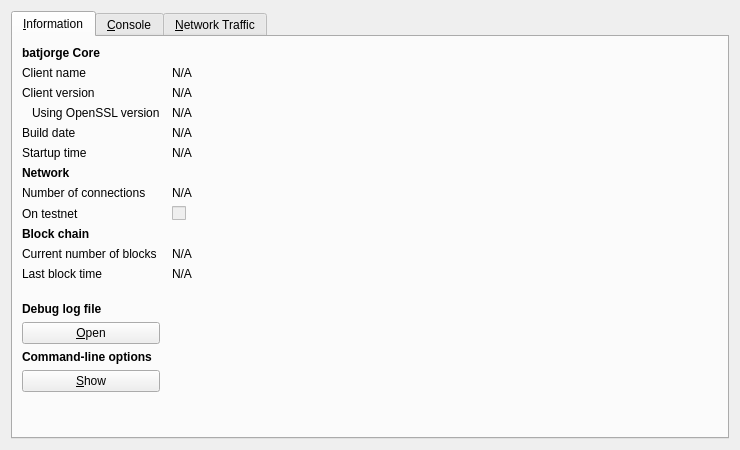
<?xml version="1.0" encoding="UTF-8"?>
<ui version="4.0">
 <class>RPCConsole</class>
 <widget class="QDialog" name="RPCConsole">
  <property name="geometry">
   <rect>
    <x>0</x>
    <y>0</y>
    <width>740</width>
    <height>450</height>
   </rect>
  </property>
  <property name="windowTitle">
   <string>batjorge - Debug window</string>
  </property>
  <layout class="QVBoxLayout" name="verticalLayout_2">
   <item>
    <widget class="QTabWidget" name="tabWidget">
     <property name="currentIndex">
      <number>0</number>
     </property>
     <widget class="QWidget" name="tab_info">
      <attribute name="title">
       <string>&amp;Information</string>
      </attribute>
      <layout class="QGridLayout" name="gridLayout" columnstretch="0,1">
       <property name="horizontalSpacing">
        <number>12</number>
       </property>
       <item row="0" column="0">
        <widget class="QLabel" name="label_9">
         <property name="font">
          <font>
           <weight>75</weight>
           <bold>true</bold>
          </font>
         </property>
         <property name="text">
          <string>batjorge Core</string>
         </property>
        </widget>
       </item>
       <item row="1" column="0">
        <widget class="QLabel" name="label_5">
         <property name="text">
          <string>Client name</string>
         </property>
        </widget>
       </item>
       <item row="1" column="1">
        <widget class="QLabel" name="clientName">
         <property name="cursor">
          <cursorShape>IBeamCursor</cursorShape>
         </property>
         <property name="text">
          <string>N/A</string>
         </property>
         <property name="textFormat">
          <enum>Qt::PlainText</enum>
         </property>
         <property name="textInteractionFlags">
          <set>Qt::LinksAccessibleByMouse|Qt::TextSelectableByKeyboard|Qt::TextSelectableByMouse</set>
         </property>
        </widget>
       </item>
       <item row="2" column="0">
        <widget class="QLabel" name="label_6">
         <property name="text">
          <string>Client version</string>
         </property>
        </widget>
       </item>
       <item row="2" column="1">
        <widget class="QLabel" name="clientVersion">
         <property name="cursor">
          <cursorShape>IBeamCursor</cursorShape>
         </property>
         <property name="text">
          <string>N/A</string>
         </property>
         <property name="textFormat">
          <enum>Qt::PlainText</enum>
         </property>
         <property name="textInteractionFlags">
          <set>Qt::LinksAccessibleByMouse|Qt::TextSelectableByKeyboard|Qt::TextSelectableByMouse</set>
         </property>
        </widget>
       </item>
       <item row="3" column="0">
        <widget class="QLabel" name="label_14">
         <property name="text">
          <string>Using OpenSSL version</string>
         </property>
         <property name="indent">
          <number>10</number>
         </property>
        </widget>
       </item>
       <item row="3" column="1">
        <widget class="QLabel" name="openSSLVersion">
         <property name="cursor">
          <cursorShape>IBeamCursor</cursorShape>
         </property>
         <property name="text">
          <string>N/A</string>
         </property>
         <property name="textFormat">
          <enum>Qt::PlainText</enum>
         </property>
         <property name="textInteractionFlags">
          <set>Qt::LinksAccessibleByMouse|Qt::TextSelectableByKeyboard|Qt::TextSelectableByMouse</set>
         </property>
        </widget>
       </item>
       <item row="4" column="0">
        <widget class="QLabel" name="label_12">
         <property name="text">
          <string>Build date</string>
         </property>
        </widget>
       </item>
       <item row="4" column="1">
        <widget class="QLabel" name="buildDate">
         <property name="cursor">
          <cursorShape>IBeamCursor</cursorShape>
         </property>
         <property name="text">
          <string>N/A</string>
         </property>
         <property name="textFormat">
          <enum>Qt::PlainText</enum>
         </property>
         <property name="textInteractionFlags">
          <set>Qt::LinksAccessibleByMouse|Qt::TextSelectableByKeyboard|Qt::TextSelectableByMouse</set>
         </property>
        </widget>
       </item>
       <item row="5" column="0">
        <widget class="QLabel" name="label_13">
         <property name="text">
          <string>Startup time</string>
         </property>
        </widget>
       </item>
       <item row="5" column="1">
        <widget class="QLabel" name="startupTime">
         <property name="cursor">
          <cursorShape>IBeamCursor</cursorShape>
         </property>
         <property name="text">
          <string>N/A</string>
         </property>
         <property name="textFormat">
          <enum>Qt::PlainText</enum>
         </property>
         <property name="textInteractionFlags">
          <set>Qt::LinksAccessibleByMouse|Qt::TextSelectableByKeyboard|Qt::TextSelectableByMouse</set>
         </property>
        </widget>
       </item>
       <item row="6" column="0">
        <widget class="QLabel" name="label_11">
         <property name="font">
          <font>
           <weight>75</weight>
           <bold>true</bold>
          </font>
         </property>
         <property name="text">
          <string>Network</string>
         </property>
        </widget>
       </item>
       <item row="7" column="0">
        <widget class="QLabel" name="label_7">
         <property name="text">
          <string>Number of connections</string>
         </property>
        </widget>
       </item>
       <item row="7" column="1">
        <widget class="QLabel" name="numberOfConnections">
         <property name="cursor">
          <cursorShape>IBeamCursor</cursorShape>
         </property>
         <property name="text">
          <string>N/A</string>
         </property>
         <property name="textFormat">
          <enum>Qt::PlainText</enum>
         </property>
         <property name="textInteractionFlags">
          <set>Qt::LinksAccessibleByMouse|Qt::TextSelectableByKeyboard|Qt::TextSelectableByMouse</set>
         </property>
        </widget>
       </item>
       <item row="8" column="0">
        <widget class="QLabel" name="label_8">
         <property name="text">
          <string>On testnet</string>
         </property>
        </widget>
       </item>
       <item row="8" column="1">
        <widget class="QCheckBox" name="isTestNet">
         <property name="enabled">
          <bool>false</bool>
         </property>
         <property name="text">
          <string/>
         </property>
        </widget>
       </item>
       <item row="9" column="0">
        <widget class="QLabel" name="label_10">
         <property name="font">
          <font>
           <weight>75</weight>
           <bold>true</bold>
          </font>
         </property>
         <property name="text">
          <string>Block chain</string>
         </property>
        </widget>
       </item>
       <item row="10" column="0">
        <widget class="QLabel" name="label_3">
         <property name="text">
          <string>Current number of blocks</string>
         </property>
        </widget>
       </item>
       <item row="10" column="1">
        <widget class="QLabel" name="numberOfBlocks">
         <property name="cursor">
          <cursorShape>IBeamCursor</cursorShape>
         </property>
         <property name="text">
          <string>N/A</string>
         </property>
         <property name="textFormat">
          <enum>Qt::PlainText</enum>
         </property>
         <property name="textInteractionFlags">
          <set>Qt::LinksAccessibleByMouse|Qt::TextSelectableByKeyboard|Qt::TextSelectableByMouse</set>
         </property>
        </widget>
       </item>
       <item row="11" column="0">
        <widget class="QLabel" name="label_2">
         <property name="text">
          <string>Last block time</string>
         </property>
        </widget>
       </item>
       <item row="11" column="1">
        <widget class="QLabel" name="lastBlockTime">
         <property name="cursor">
          <cursorShape>IBeamCursor</cursorShape>
         </property>
         <property name="text">
          <string>N/A</string>
         </property>
         <property name="textFormat">
          <enum>Qt::PlainText</enum>
         </property>
         <property name="textInteractionFlags">
          <set>Qt::LinksAccessibleByMouse|Qt::TextSelectableByKeyboard|Qt::TextSelectableByMouse</set>
         </property>
        </widget>
       </item>
       <item row="12" column="0">
        <spacer name="verticalSpacer_2">
         <property name="orientation">
          <enum>Qt::Vertical</enum>
         </property>
         <property name="sizeHint" stdset="0">
          <size>
           <width>20</width>
           <height>20</height>
          </size>
         </property>
        </spacer>
       </item>
       <item row="13" column="0">
        <widget class="QLabel" name="labelDebugLogfile">
         <property name="font">
          <font>
           <weight>75</weight>
           <bold>true</bold>
          </font>
         </property>
         <property name="text">
          <string>Debug log file</string>
         </property>
        </widget>
       </item>
       <item row="14" column="0">
        <widget class="QPushButton" name="openDebugLogfileButton">
         <property name="toolTip">
          <string>Open the batjorge debug log file from the current data directory. This can take a few seconds for large log files.</string>
         </property>
         <property name="text">
          <string>&amp;Open</string>
         </property>
         <property name="autoDefault">
          <bool>false</bool>
         </property>
        </widget>
       </item>
       <item row="15" column="0">
        <widget class="QLabel" name="labelCLOptions">
         <property name="font">
          <font>
           <weight>75</weight>
           <bold>true</bold>
          </font>
         </property>
         <property name="text">
          <string>Command-line options</string>
         </property>
        </widget>
       </item>
       <item row="16" column="0">
        <widget class="QPushButton" name="showCLOptionsButton">
         <property name="toolTip">
          <string>Show the batjorge-Qt help message to get a list with possible batjorge command-line options.</string>
         </property>
         <property name="text">
          <string>&amp;Show</string>
         </property>
         <property name="autoDefault">
          <bool>false</bool>
         </property>
        </widget>
       </item>
       <item row="17" column="0">
        <spacer name="verticalSpacer">
         <property name="orientation">
          <enum>Qt::Vertical</enum>
         </property>
         <property name="sizeHint" stdset="0">
          <size>
           <width>20</width>
           <height>40</height>
          </size>
         </property>
        </spacer>
       </item>
      </layout>
     </widget>
     <widget class="QWidget" name="tab_console">
      <attribute name="title">
       <string>&amp;Console</string>
      </attribute>
      <layout class="QVBoxLayout" name="verticalLayout_3">
       <property name="spacing">
        <number>3</number>
       </property>
       <item>
        <widget class="QTextEdit" name="messagesWidget">
         <property name="minimumSize">
          <size>
           <width>0</width>
           <height>100</height>
          </size>
         </property>
         <property name="readOnly">
          <bool>true</bool>
         </property>
         <property name="tabKeyNavigation" stdset="0">
          <bool>false</bool>
         </property>
         <property name="columnCount" stdset="0">
          <number>2</number>
         </property>
        </widget>
       </item>
       <item>
        <layout class="QHBoxLayout" name="horizontalLayout">
         <property name="spacing">
          <number>3</number>
         </property>
         <item>
          <widget class="QLabel" name="label">
           <property name="text">
            <string notr="true">&gt;</string>
           </property>
          </widget>
         </item>
         <item>
          <widget class="QLineEdit" name="lineEdit"/>
         </item>
         <item>
          <widget class="QPushButton" name="clearButton">
           <property name="maximumSize">
            <size>
             <width>24</width>
             <height>24</height>
            </size>
           </property>
           <property name="toolTip">
            <string>Clear console</string>
           </property>
           <property name="text">
            <string/>
           </property>
           <property name="icon">
            <iconset resource="../bitcoin.qrc">
             <normaloff>:/icons/remove</normaloff>:/icons/remove</iconset>
           </property>
           <property name="shortcut">
            <string notr="true">Ctrl+L</string>
           </property>
           <property name="autoDefault">
            <bool>false</bool>
           </property>
          </widget>
         </item>
        </layout>
       </item>
      </layout>
     </widget>
     <widget class="QWidget" name="tab">
      <attribute name="title">
       <string>&amp;Network Traffic</string>
      </attribute>
      <layout class="QHBoxLayout" name="horizontalLayout_3">
       <item>
        <layout class="QVBoxLayout" name="verticalLayout_4">
         <item>
          <widget class="TrafficGraphWidget" name="trafficGraph" native="true">
           <property name="sizePolicy">
            <sizepolicy hsizetype="Expanding" vsizetype="Expanding">
             <horstretch>0</horstretch>
             <verstretch>0</verstretch>
            </sizepolicy>
           </property>
          </widget>
         </item>
         <item>
          <layout class="QHBoxLayout" name="horizontalLayout_2">
           <item>
            <widget class="QSlider" name="sldGraphRange">
             <property name="minimum">
              <number>1</number>
             </property>
             <property name="maximum">
              <number>288</number>
             </property>
             <property name="pageStep">
              <number>12</number>
             </property>
             <property name="value">
              <number>6</number>
             </property>
             <property name="orientation">
              <enum>Qt::Horizontal</enum>
             </property>
            </widget>
           </item>
           <item>
            <widget class="QLabel" name="lblGraphRange">
             <property name="minimumSize">
              <size>
               <width>100</width>
               <height>0</height>
              </size>
             </property>
             <property name="alignment">
              <set>Qt::AlignCenter</set>
             </property>
            </widget>
           </item>
           <item>
            <widget class="QPushButton" name="btnClearTrafficGraph">
             <property name="text">
              <string>&amp;Clear</string>
             </property>
            </widget>
           </item>
          </layout>
         </item>
        </layout>
       </item>
       <item>
        <layout class="QVBoxLayout" name="verticalLayout">
         <item>
          <widget class="QGroupBox" name="groupBox">
           <property name="title">
            <string>Totals</string>
           </property>
           <layout class="QVBoxLayout" name="verticalLayout_5">
            <item>
             <layout class="QHBoxLayout" name="horizontalLayout_4">
              <item>
               <widget class="Line" name="line">
                <property name="sizePolicy">
                 <sizepolicy hsizetype="Fixed" vsizetype="Fixed">
                  <horstretch>0</horstretch>
                  <verstretch>0</verstretch>
                 </sizepolicy>
                </property>
                <property name="minimumSize">
                 <size>
                  <width>10</width>
                  <height>0</height>
                 </size>
                </property>
                <property name="palette">
                 <palette>
                  <active>
                   <colorrole role="Light">
                    <brush brushstyle="SolidPattern">
                     <color alpha="255">
                      <red>0</red>
                      <green>255</green>
                      <blue>0</blue>
                     </color>
                    </brush>
                   </colorrole>
                  </active>
                  <inactive>
                   <colorrole role="Light">
                    <brush brushstyle="SolidPattern">
                     <color alpha="255">
                      <red>0</red>
                      <green>255</green>
                      <blue>0</blue>
                     </color>
                    </brush>
                   </colorrole>
                  </inactive>
                  <disabled>
                   <colorrole role="Light">
                    <brush brushstyle="SolidPattern">
                     <color alpha="255">
                      <red>0</red>
                      <green>255</green>
                      <blue>0</blue>
                     </color>
                    </brush>
                   </colorrole>
                  </disabled>
                 </palette>
                </property>
                <property name="orientation">
                 <enum>Qt::Horizontal</enum>
                </property>
               </widget>
              </item>
              <item>
               <widget class="QLabel" name="label_16">
                <property name="text">
                 <string>In:</string>
                </property>
               </widget>
              </item>
              <item>
               <widget class="QLabel" name="lblBytesIn">
                <property name="minimumSize">
                 <size>
                  <width>50</width>
                  <height>0</height>
                 </size>
                </property>
                <property name="alignment">
                 <set>Qt::AlignRight|Qt::AlignTrailing|Qt::AlignVCenter</set>
                </property>
               </widget>
              </item>
             </layout>
            </item>
            <item>
             <layout class="QHBoxLayout" name="horizontalLayout_5">
              <item>
               <widget class="Line" name="line_2">
                <property name="sizePolicy">
                 <sizepolicy hsizetype="Fixed" vsizetype="Fixed">
                  <horstretch>0</horstretch>
                  <verstretch>0</verstretch>
                 </sizepolicy>
                </property>
                <property name="minimumSize">
                 <size>
                  <width>10</width>
                  <height>0</height>
                 </size>
                </property>
                <property name="palette">
                 <palette>
                  <active>
                   <colorrole role="Light">
                    <brush brushstyle="SolidPattern">
                     <color alpha="255">
                      <red>255</red>
                      <green>0</green>
                      <blue>0</blue>
                     </color>
                    </brush>
                   </colorrole>
                  </active>
                  <inactive>
                   <colorrole role="Light">
                    <brush brushstyle="SolidPattern">
                     <color alpha="255">
                      <red>255</red>
                      <green>0</green>
                      <blue>0</blue>
                     </color>
                    </brush>
                   </colorrole>
                  </inactive>
                  <disabled>
                   <colorrole role="Light">
                    <brush brushstyle="SolidPattern">
                     <color alpha="255">
                      <red>255</red>
                      <green>0</green>
                      <blue>0</blue>
                     </color>
                    </brush>
                   </colorrole>
                  </disabled>
                 </palette>
                </property>
                <property name="orientation">
                 <enum>Qt::Horizontal</enum>
                </property>
               </widget>
              </item>
              <item>
               <widget class="QLabel" name="label_17">
                <property name="text">
                 <string>Out:</string>
                </property>
               </widget>
              </item>
              <item>
               <widget class="QLabel" name="lblBytesOut">
                <property name="minimumSize">
                 <size>
                  <width>50</width>
                  <height>0</height>
                 </size>
                </property>
                <property name="alignment">
                 <set>Qt::AlignRight|Qt::AlignTrailing|Qt::AlignVCenter</set>
                </property>
               </widget>
              </item>
             </layout>
            </item>
            <item>
             <spacer name="verticalSpacer_4">
              <property name="orientation">
               <enum>Qt::Vertical</enum>
              </property>
              <property name="sizeHint" stdset="0">
               <size>
                <width>20</width>
                <height>407</height>
               </size>
              </property>
             </spacer>
            </item>
           </layout>
          </widget>
         </item>
        </layout>
       </item>
      </layout>
     </widget>
    </widget>
   </item>
  </layout>
 </widget>
 <customwidgets>
  <customwidget>
   <class>TrafficGraphWidget</class>
   <extends>QWidget</extends>
   <header>trafficgraphwidget.h</header>
   <container>1</container>
   <slots>
    <slot>clear()</slot>
   </slots>
  </customwidget>
 </customwidgets>
 <resources>
  <include location="../bitcoin.qrc"/>
 </resources>
 <connections/>
</ui>
